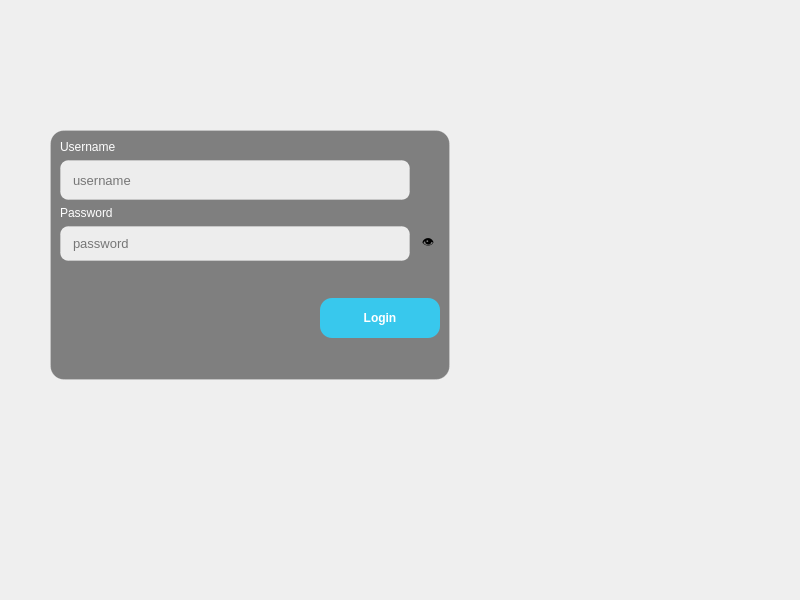
<?xml version="1.0" encoding="UTF-8"?>
<ui version="4.0">
 <class>Login</class>
 <widget class="QWidget" name="Login">
  <property name="geometry">
   <rect>
    <x>0</x>
    <y>0</y>
    <width>800</width>
    <height>600</height>
   </rect>
  </property>
  <property name="sizePolicy">
   <sizepolicy hsizetype="Fixed" vsizetype="Fixed">
    <horstretch>0</horstretch>
    <verstretch>0</verstretch>
   </sizepolicy>
  </property>
  <property name="minimumSize">
   <size>
    <width>800</width>
    <height>600</height>
   </size>
  </property>
  <property name="windowTitle">
   <string>Form</string>
  </property>
  <property name="styleSheet">
   <string notr="true">QWidget#Login {
    
	
	background-image: url(:/images/assets/login_bg_small.png);
    background-repeat: no-repeat;
    background-position: center;
	background-size: cover;
}
</string>
  </property>
  <widget class="QFrame" name="frameLogin">
   <property name="geometry">
    <rect>
     <x>50</x>
     <y>130</y>
     <width>400</width>
     <height>250</height>
    </rect>
   </property>
   <property name="sizePolicy">
    <sizepolicy hsizetype="Fixed" vsizetype="Fixed">
     <horstretch>0</horstretch>
     <verstretch>0</verstretch>
    </sizepolicy>
   </property>
   <property name="minimumSize">
    <size>
     <width>400</width>
     <height>250</height>
    </size>
   </property>
   <property name="maximumSize">
    <size>
     <width>400</width>
     <height>250</height>
    </size>
   </property>
   <property name="styleSheet">
    <string notr="true">QFrame#frameLogin {
    background: rgba(0, 0, 0, 120);
    border: 1px solid rgba(255, 255, 255, 40);
    border-radius: 14px;
}
</string>
   </property>
   <property name="frameShape">
    <enum>QFrame::Shape::StyledPanel</enum>
   </property>
   <property name="frameShadow">
    <enum>QFrame::Shadow::Raised</enum>
   </property>
   <layout class="QVBoxLayout" name="verticalLayout">
    <item>
     <widget class="QLabel" name="lblUsername">
      <property name="sizePolicy">
       <sizepolicy hsizetype="Preferred" vsizetype="Fixed">
        <horstretch>0</horstretch>
        <verstretch>0</verstretch>
       </sizepolicy>
      </property>
      <property name="styleSheet">
       <string notr="true">color: white;
font-size: 12px;
</string>
      </property>
      <property name="text">
       <string>Username</string>
      </property>
     </widget>
    </item>
    <item>
     <widget class="QLineEdit" name="leUsername">
      <property name="minimumSize">
       <size>
        <width>0</width>
        <height>40</height>
       </size>
      </property>
      <property name="maximumSize">
       <size>
        <width>350</width>
        <height>16777215</height>
       </size>
      </property>
      <property name="styleSheet">
       <string notr="true">QLineEdit{
  padding: 8px 10px;
  border-radius: 8px;
  background: rgba(255,255,255,220);
  border: 1px solid rgba(255,255,255,60);
  font-size: 13px;
}
QLineEdit:focus{
  border: 1px solid rgba(45,212,255,180);
  background: rgba(255,255,255,240);
}
</string>
      </property>
      <property name="text">
       <string/>
      </property>
      <property name="placeholderText">
       <string>username</string>
      </property>
     </widget>
    </item>
    <item>
     <widget class="QLabel" name="lblPassword">
      <property name="sizePolicy">
       <sizepolicy hsizetype="Preferred" vsizetype="Fixed">
        <horstretch>0</horstretch>
        <verstretch>0</verstretch>
       </sizepolicy>
      </property>
      <property name="styleSheet">
       <string notr="true">color: white;
font-size: 12px;
</string>
      </property>
      <property name="text">
       <string>Password</string>
      </property>
     </widget>
    </item>
    <item>
     <layout class="QHBoxLayout" name="horizontalLayout_2">
      <item>
       <widget class="QLineEdit" name="lePassword">
        <property name="maximumSize">
         <size>
          <width>350</width>
          <height>16777215</height>
         </size>
        </property>
        <property name="styleSheet">
         <string notr="true">QLineEdit{
  padding: 8px 10px;
  border-radius: 8px;
  background: rgba(255,255,255,220);
  border: 1px solid rgba(255,255,255,60);
  font-size: 13px;
}
QLineEdit:focus{
  border: 1px solid rgba(45,212,255,180);
  background: rgba(255,255,255,240);
}
</string>
        </property>
        <property name="echoMode">
         <enum>QLineEdit::EchoMode::Password</enum>
        </property>
        <property name="placeholderText">
         <string>password</string>
        </property>
       </widget>
      </item>
      <item>
       <widget class="QPushButton" name="btnTogglePassword">
        <property name="maximumSize">
         <size>
          <width>28</width>
          <height>28</height>
         </size>
        </property>
        <property name="cursor">
         <cursorShape>PointingHandCursor</cursorShape>
        </property>
        <property name="styleSheet">
         <string notr="true">QPushButton#btnTogglePassword{
background: transparent;
    border: none;

}

QPushButton#btnTogglePassword:hover{

background: rgba(0,0,0,40);
    border-radius: 6px;

}</string>
        </property>
        <property name="text">
         <string>👁</string>
        </property>
        <property name="checkable">
         <bool>true</bool>
        </property>
        <property name="checked">
         <bool>false</bool>
        </property>
       </widget>
      </item>
     </layout>
    </item>
    <item>
     <spacer name="verticalSpacer">
      <property name="orientation">
       <enum>Qt::Orientation::Vertical</enum>
      </property>
      <property name="sizeHint" stdset="0">
       <size>
        <width>20</width>
        <height>40</height>
       </size>
      </property>
     </spacer>
    </item>
    <item>
     <layout class="QHBoxLayout" name="horizontalLayout">
      <item>
       <spacer name="horizontalSpacer">
        <property name="orientation">
         <enum>Qt::Orientation::Horizontal</enum>
        </property>
        <property name="sizeHint" stdset="0">
         <size>
          <width>40</width>
          <height>20</height>
         </size>
        </property>
       </spacer>
      </item>
      <item>
       <widget class="QPushButton" name="btnLogin">
        <property name="sizePolicy">
         <sizepolicy hsizetype="Fixed" vsizetype="Fixed">
          <horstretch>0</horstretch>
          <verstretch>0</verstretch>
         </sizepolicy>
        </property>
        <property name="minimumSize">
         <size>
          <width>120</width>
          <height>40</height>
         </size>
        </property>
        <property name="styleSheet">
         <string notr="true">QPushButton#btnLogin {
    background: rgba(45, 212, 255, 220);
    color: white;
    border-radius: 12px;
    font-weight: bold;
    padding: 8px;
}
QPushButton#btnLogin:hover {
    background: rgba(45, 212, 255, 255);
}
QPushButton#btnLogin:pressed {
    background: rgba(34, 193, 220, 255);
}
</string>
        </property>
        <property name="text">
         <string>Login</string>
        </property>
       </widget>
      </item>
     </layout>
    </item>
    <item>
     <spacer name="verticalSpacer_2">
      <property name="orientation">
       <enum>Qt::Orientation::Vertical</enum>
      </property>
      <property name="sizeHint" stdset="0">
       <size>
        <width>20</width>
        <height>40</height>
       </size>
      </property>
     </spacer>
    </item>
   </layout>
  </widget>
 </widget>
 <resources>
  <include location="resources.qrc"/>
 </resources>
 <connections/>
</ui>
